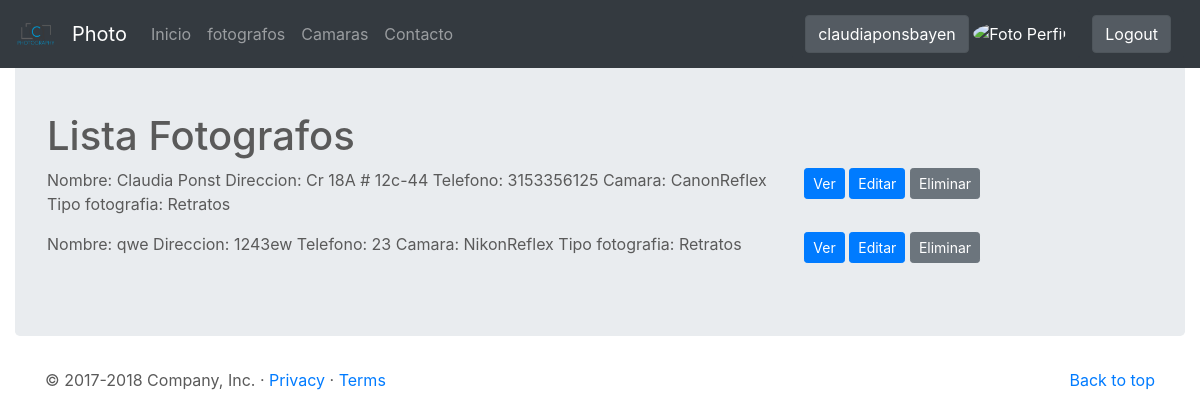
Page /lista_fotografos/ (signed in) on the committed database.
### home/models.py (models this page shows, shortened)
class Fotografo(models.Model):
	nombre    = models.CharField(max_length = 100)
	direccion = models.CharField(max_length = 100)
	telefono  = models.IntegerField(max_length = 100)
	camara    = models.ForeignKey(Camara, on_delete = models.CASCADE)
	tipof     = models.ForeignKey(Tipo_fotografia, on_delete = models.CASCADE)
	foto      = models.ImageField(upload_to = 'fotografos', null = True, blank = True)
	user      = models.OneToOneField(User, on_delete = models.CASCADE, null = True)

class Camara(models.Model):
	camara = models.CharField(max_length =100)
	tipo  = models.ForeignKey(Tipo_camara, on_delete = models.CASCADE)
	modelo = models.ForeignKey(Modelo, on_delete = models.CASCADE)
	def __str__ (self):
		return self.camara + self.tipo.tipoc

class Tipo_camara (models.Model):
	tipoc = models.CharField(max_length = 100)

class Tipo_fotografia (models.Model):
	tipo      = models.CharField(max_length = 100)
	def __str__ (self):
		return self.tipo

### home/views.py (the view)
# urls.py: path('lista_fotografos/', vista_lista_fotografos, name = 'vista_lista_fotografos' ),
def vista_lista_fotografos (request):
	lista = Fotografo.objects.filter()
	return render(request, 'lista_fotografos.html', locals())

### template/lista_fotografos.html
{% extends 'base.html'%}
{% block contenido %}
<div class="container-fluid">
	<div class="jumbotron">
		<h1>Lista Fotografos</h1>
		<div class="row justify-content">
			{% for p in lista %}
			<div class="col-8">
				<p>
				Nombre: {{p.nombre}}
				Direccion: {{p.direccion}}
				Telefono: {{p.telefono}}
				Camara: {{p.camara}}
				Tipo fotografia: {{p.tipof}}
				</p>
			</div>
			<div class="col-md-auto">
				<a class="btn btn-primary btn-sm" href="/ver_fotografo/{{p.id}}" method ="GET">Ver</a>
				<a class="btn btn-primary btn-sm" href="/editar_fotografo/{{p.id}}" method ="GET">Editar</a>
				<a class="btn btn-secondary btn-sm" href="/eliminar_fotografo/{{p.id}}" method ="GET">Eliminar</a>
			</div>
			{% endfor %}
		</div>
	</div>
</div>
{% endblock %}

### template/base.html (shortened to what this page needs)
<!DOCTYPE html>
    {% load static %}
<html >
<head>
    <link href="{% static 'css/bootstrap.min.css' %}" rel="stylesheet">
    <link rel="stylesheet" href="{% static '/css/style.css' %}">
    <link href="{% static '/css/signin.css' %}" rel="stylesheet">
    <link href="{% static '/css/carousel.css' %}" rel="stylesheet">
    <link href= " {% static '/css/navbar-top.css' %}" rel="stylesheet">
    <link href="{% static product.css %}" rel="stylesheet">
</head>
<body>
    <nav class="navbar navbar-expand-md navbar-dark fixed-top bg-dark">
        <a class="navbar-brand" href="#">
            <img src="{% static 'imagenes/logo.png' %}" width="40" height="30" class="d-inline-block align-top" alt=""></a>
        <a class="navbar-brand" href="/">Photo</a>
        {% if request.user.is_authenticated  %}
      <div class="collapse navbar-collapse" id="navbarCollapse">
        <ul class="navbar-nav mr-auto">
        <li class="nav-item">
            <a class="nav-link" href="/">Inicio</a>
        </li>
        <li class="nav-item">
           <a class="nav-link" href="/lista_fotografos">fotografos</a>
        </li>
        <li class="nav-item">
           <a class="nav-link" href="/about/">Camaras</a>
        </li>
        <li class="nav-item">
           <a class="nav-link" href="/contacto/">Contacto</a>
        </li>
        </ul>
        <li class = "btn btn-dark">
            <a class="btn btn-secondary active" href="{% url 'vista_perfil' %}">{{ request.user.username }}</a>
            <img src="{{ perfil.foto.url }}" class="rounded-circle" width="40" height="30" alt="Foto Perfil">
        </li>
          <li class = "btn btn-dark">
              <a class="btn btn-secondary active" href="{% url 'vista_logout' %}">Logout</a>
          </li>
        {% endif %}
        </div>
    </nav>
    {% block contenido %}
    {% endblock contenido %}
    <footer class="container">
        <p class="float-right"><a href="#">Back to top</a></p>
        <p>&copy; 2017-2018 Company, Inc. &middot; <a href="#">Privacy</a> &middot; <a href="#">Terms</a></p>
      </footer>
</body>
</html>

### static/css/carousel.css (style rules this page uses)
body { padding-top: 3rem; padding-bottom: 3rem; color: #5a5a5a; }

### static/css/navbar-top.css (style rules this page uses)
body { min-height: 75rem; }

### rows in the picture
Fotografo: nombre "Claudia Ponst", direccion "Cr 18A # 12c-44", telefono "3153356125", camara "CanonReflex", tipof "Retratos"
Fotografo: nombre "qwe", direccion "1243ew", telefono "23", camara "NikonReflex", tipof "Retratos"

### other values in the picture
{{ request.user.username }} "claudiaponsbayen"
